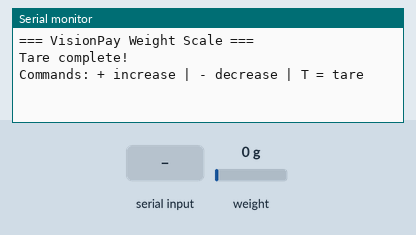
A sketch run on a simulated Arduino Uno, built with avr-gcc and run on an emulated ATmega328P. On the bench: the last lines printed to the serial monitor. Inputs (shaded band) come from the test bench; at power-on: weight on the scale 0 g.

Above: at 4.2 s.
4.3 s: "+" received over Serial
5.8 s: "-" received over Serial
At 6.9 s:
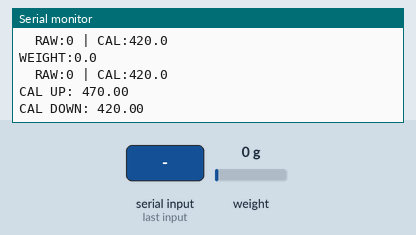
7.6 s: "T" received over Serial
At 9.7 s:
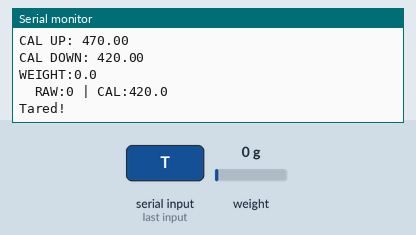
10.4 s: weight on the scale set to 100 g
At 11.6 s:
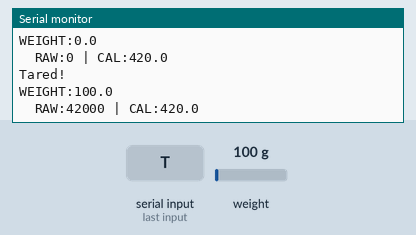
11.9 s: weight on the scale set to 1250 g
At 13.1 s:
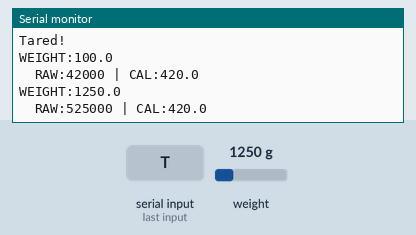
Timing chart, 0 to 14.4 s (numbered marks = the images above; inputs shaded):
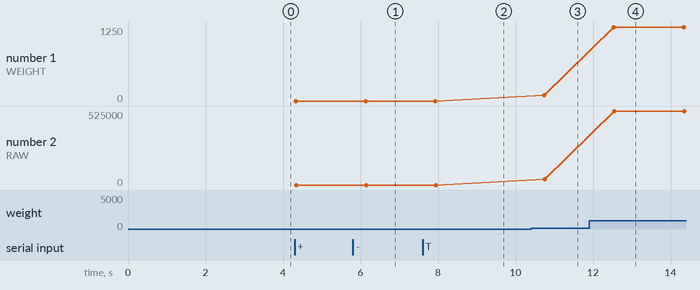

The sketch:

weight_reader.ino
```cpp
#include <HX711.h>

#define DOUT 3
#define CLK  2

HX711 scale;
float calibrationFactor = 420;

void setup() {
  Serial.begin(9600);
  scale.begin(DOUT, CLK);
  delay(2000);
  scale.tare();
  Serial.println("=== VisionPay Weight Scale ===");
  Serial.println("Tare complete!");
  Serial.println("Commands: + increase | - decrease | T = tare");
}

void loop() {
  scale.set_scale(calibrationFactor);

  float weight = scale.get_units(10);
  long rawVal  = scale.read_average(3);

  Serial.print("WEIGHT:");
  Serial.println(weight, 1);

  Serial.print("  RAW:");
  Serial.print(rawVal);
  Serial.print(" | CAL:");
  Serial.println(calibrationFactor, 1);

  while (Serial.available()) {
    char c = Serial.read();
    if (c == '+') { calibrationFactor += 50;  Serial.print("CAL UP: ");   Serial.println(calibrationFactor); }
    if (c == '-') { calibrationFactor -= 50;  Serial.print("CAL DOWN: "); Serial.println(calibrationFactor); }
    if (c == 'T' || c == 't') { scale.tare(); Serial.println("Tared!"); }
  }

  delay(500);
}
```

Measured:
- after the input at 5.8 s, the serial monitor: prints a new line after 0.38 s (image 1)
- after the input at 7.6 s, the serial monitor: prints a new line after 1.3 s (image 2)
- after the input at 10.4 s, the serial monitor: prints a new line after 0.34 s (image 3)
- after the input at 11.9 s, the serial monitor: prints a new line after 0.64 s (image 4)
- plotted number 1: 0 → 100 after the input at 10.4 s, 100 → 1250 after the input at 11.9 s
- plotted number 2: 0 → 42000 after the input at 10.4 s, 42000 → 525000 after the input at 11.9 s
